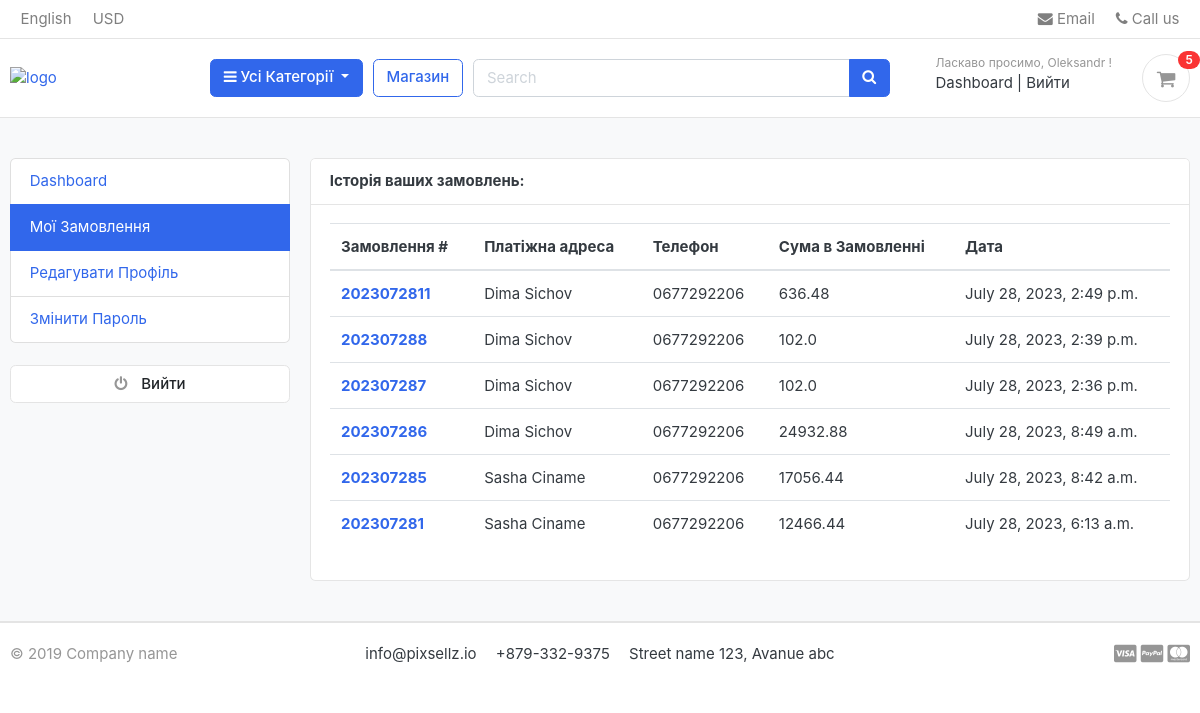
/accounts/my_orders/ (signed in), run on an earlier commit of the app's database.
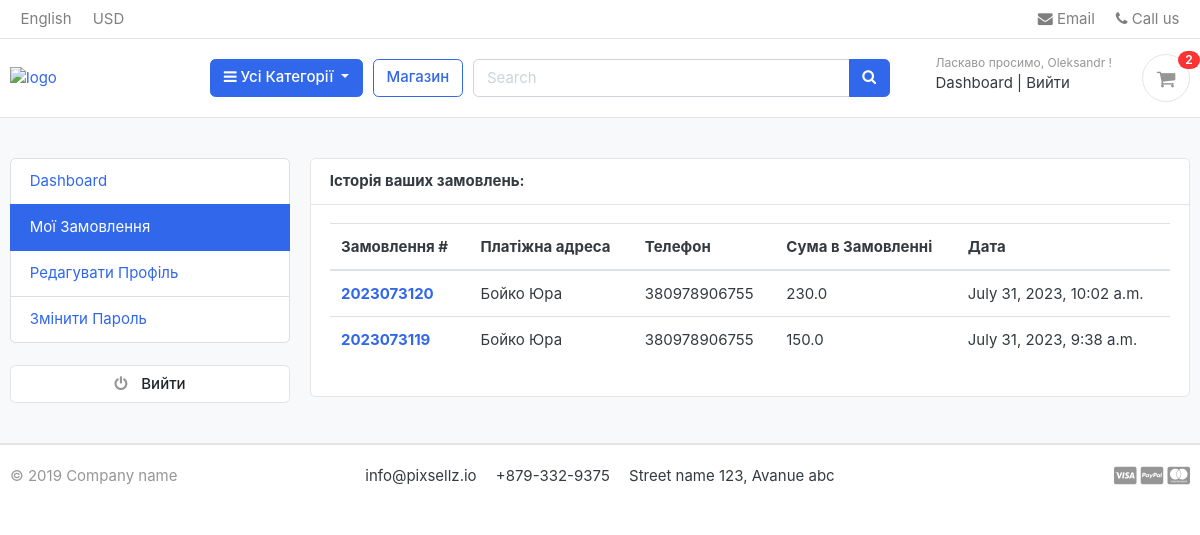
And on a later commit of the database.
### orders/models.py (models this page shows, shortened)
class Order(models.Model):
    STATUS = (
        ('New', 'New'),
        ('Accepted', 'Accepted'),
        ('Completed', 'Completed'),
        ('Cancelled', 'Cancelled'),
    )
    user = models.ForeignKey(Account, on_delete=models.SET_NULL, null=True)
    payment = models.ForeignKey(Payment, on_delete=models.SET_NULL, blank=True, null=True)
    order_number = models.CharField(max_length=20)
    first_name = models.CharField(max_length=50)
    last_name = models.CharField(max_length=50)
    phone = models.CharField(max_length=15)
    email = models.EmailField(max_length=50)
    address_line_1 = models.CharField(max_length=100)
    address_line_2 = models.CharField(max_length=100, blank=True)
    state = models.CharField(max_length=50)
    city = models.CharField(max_length=50)
    order_note = models.CharField(max_length=500, blank=True)
    order_total = models.FloatField()
    status = models.CharField(max_length=10, choices=STATUS, default="New")
    ip = models.CharField(blank=True, max_length=20)
    is_ordered = models.BooleanField(default=False)
    created_at = models.DateTimeField(auto_now_add=True)
    updated_at = models.DateTimeField(auto_now=True)
    def full_name(self):
        return f"{self.first_name} {self.last_name}"

### accounts/views.py (the view)
# urls.py: path('my_orders/', views.my_orders, name="my_orders"),
@login_required(login_url='login')
def my_orders(request):
    orders = Order.objects.filter(user=request.user, is_ordered=True).order_by('-created_at')
    context = {
        "orders": orders,
    }
    return render(request, 'accounts/my_orders.html', context)

### carts/context_processors.py (called while the page is built)
def counter(request):
    cart_count = 0
    if "admin" in request.path:
        return {}
    else:
        try:
            cart = Cart.objects.filter(cart_id=_cart_id(request))
            if request.user.is_authenticated:
                cart_items = CartItem.objects.all().filter(user=request.user)
            else:
                cart_items = CartItem.objects.all().filter(cart=cart[:1])
            for cart_item in cart_items:
                cart_count += cart_item.quantity
        except Cart.DoesNotExist:
            cart_count = 0
    return dict(cart_count=cart_count)

### carts/views.py (called while the page is built)
def _cart_id(request):
    cart = request.session.session_key
    if not cart:
        cart = request.session.create()
    return cart

### category/context_processors.py (called while the page is built)
def menu_links(request):
    links = Category.objects.all()
    return dict(links=links)

### category/models.py (called while the page is built)
    def get_url(self):
        return reverse("products_by_category", args=[self.slug])

### templates/accounts/my_orders.html (shortened to what this page needs)
{% extends 'base.html' %}
{% block content %}
<section class="section-conten padding-y bg">
  <div class="container">
    <div class="row">
    {% include 'includes/dashboard_sidebar.html' %}
    <main class="col-md-9">
      <article class="card">
      <header class="card-header">
        <strong class="d-inline-block mr-3">Історія ваших замовлень:</strong>
      </header>
      <div class="card-body">
        <div class="row">
         <div class="col-md-12">
          <table class="table table-hover">
            <thead>
              <tr>
                <th scope="col">Замовлення #</th>
                <th scope="col">Платіжна адреса</th>
                <th scope="col">Телефон</th>
                <th scope="col">Сума в Замовленні</th>
                <th scope="col">Дата</th>
              </tr>
            </thead>
            <tbody>
              {% for order in orders %}
              <tr>
                <th scope="row"><a href="{% url 'order_detail' order.order_number %}">{{order.order_number }}</a></th>
                <td>{{ order.full_name }}</td>
                <td>{{ order.phone }}</td>
                <td>{{ order.order_total }}</td>
                <td>{{ order.created_at }}</td>
              </tr>
              {% endfor %}
            </tbody>
          </table>
         </div>
        </div>
      </div>
      </article>
    </main>
  </div>
  </div>
  </section>
{% endblock %}

### templates/includes/navbar.html (shortened to what this page needs)
{% load static %}
<header class="section-header">
  <nav class="navbar p-md-0 navbar-expand-sm navbar-light border-bottom">
  <div class="container">
    <div class="collapse navbar-collapse" id="navbarTop4">
      <ul class="navbar-nav mr-auto">
        <li class="nav-item dropdown">
         <a href="#" class="nav-link">   English </a>
      </li>
      <li class="nav-item dropdown">
        <a href="#" class="nav-link"> USD </a>
      </li>
      </ul>
      <ul class="navbar-nav">
      <li><a href="#" class="nav-link"> <i class="fa fa-envelope"></i> Email </a></li>
      <li><a href="#" class="nav-link"> <i class="fa fa-phone"></i> Call us </a></li>
    </ul>
    </div>
  </div>
  </nav>
  <section class="header-main border-bottom">
    <div class="container">
  <div class="row align-items-center">
    <div class="col-lg-2 col-md-3 col-6">
      <a href="{% url 'home' %}" class="brand-wrap">
        <img class="logo" src="{% static 'images/logo-white.png' %}" style="width: 180px;" alt="logo">
      </a>
    </div>
    <div class="col-lg col-sm col-md col-6 flex-grow-0">
      <div class="category-wrap dropdown d-inline-block float-right">
        <button type="button" class="btn btn-primary dropdown-toggle" data-toggle="dropdown">
          <i class="fa fa-bars"></i> Усі Категорії
        </button>
      </div>
    </div>
    <a href="{% url 'store' %}" class="btn btn-outline-primary">Магазин</a>
    <div class="col-lg  col-md-6 col-sm-12 col">
      <form action="{% url 'search' %}" class="search" method="GET">
        <div class="input-group w-100">
            <input type="text" class="form-control" style="width:60%;" placeholder="Search" name="keyword">
            <div class="input-group-append">
              <button class="btn btn-primary" type="submit">
                <i class="fa fa-search"></i>
              </button>
            </div>
          </div>
      </form>
    </div>
    <div class="col-lg-3 col-sm-6 col-8 order-2 order-lg-3">
          <div class="d-flex justify-content-end mb-3 mb-lg-0">
            {% if user.id is None %}
            <div class="widget-header">
              <small class="title text-muted">Ласкаво просимо, гість!</small>
              <div>
                <a href="{% url 'login' %}">Увійти</a> <span class="dark-transp"> | </span>
                <a href="{% url 'register' %}"> Зареєструватися</a>
              </div>
            </div>
            {% else %}
            <div class="widget-header">
              <small class="title text-muted">Ласкаво просимо, {{user.first_name}} !</small>
              <div>
                <a href="{% url 'dashboard' %}">Dashboard</a> <span class="dark-transp"> | </span>
                <a href="{% url 'logout' %}"> Вийти</a>
              </div>
            </div>
            {% endif %}
            <a href="{% url 'cart' %}" class="widget-header pl-3 ml-3">
              <div class="icon icon-sm rounded-circle border"><i class="fa fa-shopping-cart"></i></div>
              <span class="badge badge-pill badge-danger notify">{{ cart_count }}</span>
            </a>
          </div>
        </div>
  </div>
    </div>
  </section>
  </header>

What changed in the data, as far as the page shows it:
removed Order: order_number "2023072811", full_name "Dima Sichov", phone "0677292206", order_total "636.48", created_at "July 28, 2023, 2:49 p.m."
removed Order: order_number "202307288", full_name "Dima Sichov", phone "0677292206", order_total "102.0", created_at "July 28, 2023, 2:39 p.m."
removed Order: order_number "202307287", full_name "Dima Sichov", phone "0677292206", order_total "102.0", created_at "July 28, 2023, 2:36 p.m."
removed Order: order_number "202307286", full_name "Dima Sichov", phone "0677292206", order_total "24932.88", created_at "July 28, 2023, 8:49 a.m."
removed Order: order_number "202307285", full_name "Sasha Ciname", phone "0677292206", order_total "17056.44", created_at "July 28, 2023, 8:42 a.m."
removed Order: order_number "202307281", full_name "Sasha Ciname", phone "0677292206", order_total "12466.44", created_at "July 28, 2023, 6:13 a.m."
added Order: order_number "2023073120", full_name "Бойко Юра", phone "380978906755", order_total "230.0", created_at "July 31, 2023, 10:02 a.m."
added Order: order_number "2023073119", full_name "Бойко Юра", phone "380978906755", order_total "150.0", created_at "July 31, 2023, 9:38 a.m."
Also different on the page:
{{ cart_count }}: "5" → "2"
